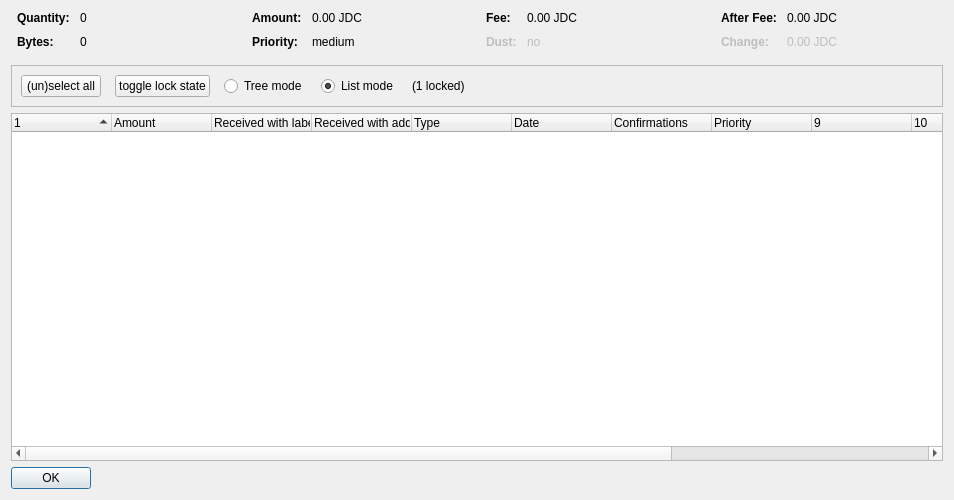
<?xml version="1.0" encoding="UTF-8"?>
<ui version="4.0">
 <class>CoinControlDialog</class>
 <widget class="QDialog" name="CoinControlDialog">
  <property name="geometry">
   <rect>
    <x>0</x>
    <y>0</y>
    <width>954</width>
    <height>500</height>
   </rect>
  </property>
  <property name="windowTitle">
   <string>Coin Selection</string>
  </property>
  <layout class="QVBoxLayout" name="verticalLayout">
   <item>
    <layout class="QHBoxLayout" name="horizontalLayoutTop" stretch="0,0,0,0">
     <property name="topMargin">
      <number>0</number>
     </property>
     <property name="bottomMargin">
      <number>10</number>
     </property>
     <item>
      <layout class="QFormLayout" name="formLayoutCoinControl1">
       <property name="horizontalSpacing">
        <number>10</number>
       </property>
       <property name="verticalSpacing">
        <number>10</number>
       </property>
       <property name="leftMargin">
        <number>6</number>
       </property>
       <property name="rightMargin">
        <number>6</number>
       </property>
       <item row="0" column="0">
        <widget class="QLabel" name="labelCoinControlQuantityText">
         <property name="font">
          <font>
           <weight>75</weight>
           <bold>true</bold>
          </font>
         </property>
         <property name="text">
          <string>Quantity:</string>
         </property>
        </widget>
       </item>
       <item row="0" column="1">
        <widget class="QLabel" name="labelCoinControlQuantity">
         <property name="cursor">
          <cursorShape>IBeamCursor</cursorShape>
         </property>
         <property name="contextMenuPolicy">
          <enum>Qt::ActionsContextMenu</enum>
         </property>
         <property name="text">
          <string notr="true">0</string>
         </property>
         <property name="textInteractionFlags">
          <set>Qt::LinksAccessibleByMouse|Qt::TextSelectableByKeyboard|Qt::TextSelectableByMouse</set>
         </property>
        </widget>
       </item>
       <item row="1" column="0">
        <widget class="QLabel" name="labelCoinControlBytesText">
         <property name="font">
          <font>
           <weight>75</weight>
           <bold>true</bold>
          </font>
         </property>
         <property name="text">
          <string>Bytes:</string>
         </property>
        </widget>
       </item>
       <item row="1" column="1">
        <widget class="QLabel" name="labelCoinControlBytes">
         <property name="cursor">
          <cursorShape>IBeamCursor</cursorShape>
         </property>
         <property name="contextMenuPolicy">
          <enum>Qt::ActionsContextMenu</enum>
         </property>
         <property name="text">
          <string notr="true">0</string>
         </property>
         <property name="textInteractionFlags">
          <set>Qt::LinksAccessibleByMouse|Qt::TextSelectableByKeyboard|Qt::TextSelectableByMouse</set>
         </property>
        </widget>
       </item>
      </layout>
     </item>
     <item>
      <layout class="QFormLayout" name="formLayoutCoinControl2">
       <property name="horizontalSpacing">
        <number>10</number>
       </property>
       <property name="verticalSpacing">
        <number>10</number>
       </property>
       <property name="leftMargin">
        <number>6</number>
       </property>
       <property name="rightMargin">
        <number>6</number>
       </property>
       <item row="0" column="0">
        <widget class="QLabel" name="labelCoinControlAmountText">
         <property name="font">
          <font>
           <weight>75</weight>
           <bold>true</bold>
          </font>
         </property>
         <property name="text">
          <string>Amount:</string>
         </property>
        </widget>
       </item>
       <item row="0" column="1">
        <widget class="QLabel" name="labelCoinControlAmount">
         <property name="cursor">
          <cursorShape>IBeamCursor</cursorShape>
         </property>
         <property name="contextMenuPolicy">
          <enum>Qt::ActionsContextMenu</enum>
         </property>
         <property name="text">
          <string notr="true">0.00 JDC</string>
         </property>
         <property name="textInteractionFlags">
          <set>Qt::LinksAccessibleByMouse|Qt::TextSelectableByKeyboard|Qt::TextSelectableByMouse</set>
         </property>
        </widget>
       </item>
       <item row="1" column="0">
        <widget class="QLabel" name="labelCoinControlPriorityText">
         <property name="font">
          <font>
           <weight>75</weight>
           <bold>true</bold>
          </font>
         </property>
         <property name="text">
          <string>Priority:</string>
         </property>
        </widget>
       </item>
       <item row="1" column="1">
        <widget class="QLabel" name="labelCoinControlPriority">
         <property name="cursor">
          <cursorShape>IBeamCursor</cursorShape>
         </property>
         <property name="contextMenuPolicy">
          <enum>Qt::ActionsContextMenu</enum>
         </property>
         <property name="text">
          <string>medium</string>
         </property>
         <property name="textInteractionFlags">
          <set>Qt::LinksAccessibleByMouse|Qt::TextSelectableByKeyboard|Qt::TextSelectableByMouse</set>
         </property>
        </widget>
       </item>
      </layout>
     </item>
     <item>
      <layout class="QFormLayout" name="formLayoutCoinControl3">
       <property name="horizontalSpacing">
        <number>10</number>
       </property>
       <property name="verticalSpacing">
        <number>10</number>
       </property>
       <property name="leftMargin">
        <number>6</number>
       </property>
       <property name="rightMargin">
        <number>6</number>
       </property>
       <item row="0" column="0">
        <widget class="QLabel" name="labelCoinControlFeeText">
         <property name="font">
          <font>
           <weight>75</weight>
           <bold>true</bold>
          </font>
         </property>
         <property name="text">
          <string>Fee:</string>
         </property>
        </widget>
       </item>
       <item row="0" column="1">
        <widget class="QLabel" name="labelCoinControlFee">
         <property name="cursor">
          <cursorShape>IBeamCursor</cursorShape>
         </property>
         <property name="contextMenuPolicy">
          <enum>Qt::ActionsContextMenu</enum>
         </property>
         <property name="text">
          <string notr="true">0.00 JDC</string>
         </property>
         <property name="textInteractionFlags">
          <set>Qt::LinksAccessibleByMouse|Qt::TextSelectableByKeyboard|Qt::TextSelectableByMouse</set>
         </property>
        </widget>
       </item>
       <item row="1" column="0">
        <widget class="QLabel" name="labelCoinControlLowOutputText">
         <property name="enabled">
          <bool>false</bool>
         </property>
         <property name="font">
          <font>
           <weight>75</weight>
           <bold>true</bold>
          </font>
         </property>
         <property name="text">
          <string>Dust:</string>
         </property>
        </widget>
       </item>
       <item row="1" column="1">
        <widget class="QLabel" name="labelCoinControlLowOutput">
         <property name="enabled">
          <bool>false</bool>
         </property>
         <property name="cursor">
          <cursorShape>IBeamCursor</cursorShape>
         </property>
         <property name="contextMenuPolicy">
          <enum>Qt::ActionsContextMenu</enum>
         </property>
         <property name="text">
          <string>no</string>
         </property>
         <property name="textInteractionFlags">
          <set>Qt::LinksAccessibleByMouse|Qt::TextSelectableByKeyboard|Qt::TextSelectableByMouse</set>
         </property>
        </widget>
       </item>
      </layout>
     </item>
     <item>
      <layout class="QFormLayout" name="formLayoutCoinControl4">
       <property name="horizontalSpacing">
        <number>10</number>
       </property>
       <property name="verticalSpacing">
        <number>10</number>
       </property>
       <property name="leftMargin">
        <number>6</number>
       </property>
       <property name="rightMargin">
        <number>6</number>
       </property>
       <item row="0" column="0">
        <widget class="QLabel" name="labelCoinControlAfterFeeText">
         <property name="font">
          <font>
           <weight>75</weight>
           <bold>true</bold>
          </font>
         </property>
         <property name="text">
          <string>After Fee:</string>
         </property>
        </widget>
       </item>
       <item row="0" column="1">
        <widget class="QLabel" name="labelCoinControlAfterFee">
         <property name="cursor">
          <cursorShape>IBeamCursor</cursorShape>
         </property>
         <property name="contextMenuPolicy">
          <enum>Qt::ActionsContextMenu</enum>
         </property>
         <property name="text">
          <string notr="true">0.00 JDC</string>
         </property>
         <property name="textInteractionFlags">
          <set>Qt::LinksAccessibleByMouse|Qt::TextSelectableByKeyboard|Qt::TextSelectableByMouse</set>
         </property>
        </widget>
       </item>
       <item row="1" column="0">
        <widget class="QLabel" name="labelCoinControlChangeText">
         <property name="enabled">
          <bool>false</bool>
         </property>
         <property name="font">
          <font>
           <weight>75</weight>
           <bold>true</bold>
          </font>
         </property>
         <property name="text">
          <string>Change:</string>
         </property>
        </widget>
       </item>
       <item row="1" column="1">
        <widget class="QLabel" name="labelCoinControlChange">
         <property name="enabled">
          <bool>false</bool>
         </property>
         <property name="cursor">
          <cursorShape>IBeamCursor</cursorShape>
         </property>
         <property name="contextMenuPolicy">
          <enum>Qt::ActionsContextMenu</enum>
         </property>
         <property name="text">
          <string notr="true">0.00 JDC</string>
         </property>
         <property name="textInteractionFlags">
          <set>Qt::LinksAccessibleByMouse|Qt::TextSelectableByKeyboard|Qt::TextSelectableByMouse</set>
         </property>
        </widget>
       </item>
      </layout>
     </item>
    </layout>
   </item>
   <item>
    <widget class="QFrame" name="frame">
     <property name="minimumSize">
      <size>
       <width>0</width>
       <height>40</height>
      </size>
     </property>
     <property name="frameShape">
      <enum>QFrame::StyledPanel</enum>
     </property>
     <property name="frameShadow">
      <enum>QFrame::Sunken</enum>
     </property>
     <layout class="QHBoxLayout" name="horizontalLayout">
      <item>
       <layout class="QHBoxLayout" name="horizontalLayoutPanel" stretch="0,0,0,0,0,0">
        <property name="spacing">
         <number>14</number>
        </property>
        <item>
         <widget class="QPushButton" name="pushButtonSelectAll">
          <property name="sizePolicy">
           <sizepolicy hsizetype="Maximum" vsizetype="Fixed">
            <horstretch>0</horstretch>
            <verstretch>0</verstretch>
           </sizepolicy>
          </property>
          <property name="text">
           <string>(un)select all</string>
          </property>
          <property name="autoDefault">
           <bool>false</bool>
          </property>
         </widget>
        </item>
        <item>
         <widget class="QPushButton" name="pushButtonToggleLock">
          <property name="sizePolicy">
           <sizepolicy hsizetype="Maximum" vsizetype="Fixed">
            <horstretch>0</horstretch>
            <verstretch>0</verstretch>
           </sizepolicy>
          </property>
          <property name="text">
           <string>toggle lock state</string>
          </property>
          <property name="autoDefault">
           <bool>false</bool>
          </property>
         </widget>
        </item>
        <item>
         <widget class="QRadioButton" name="radioTreeMode">
          <property name="sizePolicy">
           <sizepolicy hsizetype="Maximum" vsizetype="Fixed">
            <horstretch>0</horstretch>
            <verstretch>0</verstretch>
           </sizepolicy>
          </property>
          <property name="text">
           <string>Tree mode</string>
          </property>
         </widget>
        </item>
        <item>
         <widget class="QRadioButton" name="radioListMode">
          <property name="sizePolicy">
           <sizepolicy hsizetype="Maximum" vsizetype="Fixed">
            <horstretch>0</horstretch>
            <verstretch>0</verstretch>
           </sizepolicy>
          </property>
          <property name="text">
           <string>List mode</string>
          </property>
          <property name="checked">
           <bool>true</bool>
          </property>
         </widget>
        </item>
        <item>
         <widget class="QLabel" name="labelLocked">
          <property name="text">
           <string>(1 locked)</string>
          </property>
         </widget>
        </item>
        <item>
         <spacer name="horizontalSpacer">
          <property name="orientation">
           <enum>Qt::Horizontal</enum>
          </property>
          <property name="sizeHint" stdset="0">
           <size>
            <width>40</width>
            <height>20</height>
           </size>
          </property>
         </spacer>
        </item>
       </layout>
      </item>
     </layout>
    </widget>
   </item>
   <item>
    <widget class="CoinControlTreeWidget" name="treeWidget">
     <property name="contextMenuPolicy">
      <enum>Qt::CustomContextMenu</enum>
     </property>
     <property name="sortingEnabled">
      <bool>false</bool>
     </property>
     <property name="columnCount">
      <number>13</number>
     </property>
     <attribute name="headerShowSortIndicator" stdset="0">
      <bool>true</bool>
     </attribute>
     <attribute name="headerStretchLastSection">
      <bool>false</bool>
     </attribute>
     <column>
      <property name="text">
       <string/>
      </property>
     </column>
     <column>
      <property name="text">
       <string>Amount</string>
      </property>
     </column>
     <column>
      <property name="text">
       <string>Received with label</string>
      </property>
     </column>
     <column>
      <property name="text">
       <string>Received with address</string>
      </property>
     </column>
     <column>
      <property name="text">
	<string>Type</string>
      </property>
     </column>
     <column>
      <property name="text">	 
       <string>Date</string>
      </property>
     </column>
     <column>
      <property name="text">
       <string>Confirmations</string>
      </property>
      <property name="toolTip">
       <string>Confirmed</string>
      </property>
     </column>
     <column>
      <property name="text">
       <string>Priority</string>
      </property>
     </column>
     <column>
      <property name="text">
       <string/>
      </property>
     </column>
     <column>
      <property name="text">
       <string/>
      </property>
     </column>
     <column>
      <property name="text">
       <string/>
      </property>
     </column>
     <column>
      <property name="text">
       <string/>
      </property>
     </column>
     <column>
      <property name="text">
       <string/>
      </property>
     </column>
    </widget>
   </item>
   <item>
    <widget class="QDialogButtonBox" name="buttonBox">
     <property name="sizePolicy">
      <sizepolicy hsizetype="Maximum" vsizetype="Fixed">
       <horstretch>0</horstretch>
       <verstretch>0</verstretch>
      </sizepolicy>
     </property>
     <property name="orientation">
      <enum>Qt::Horizontal</enum>
     </property>
     <property name="standardButtons">
      <set>QDialogButtonBox::Ok</set>
     </property>
    </widget>
   </item>
  </layout>
 </widget>
 <customwidgets>
  <customwidget>
   <class>CoinControlTreeWidget</class>
   <extends>QTreeWidget</extends>
   <header>coincontroltreewidget.h</header>
  </customwidget>
 </customwidgets>
 <resources/>
 <connections/>
</ui>
